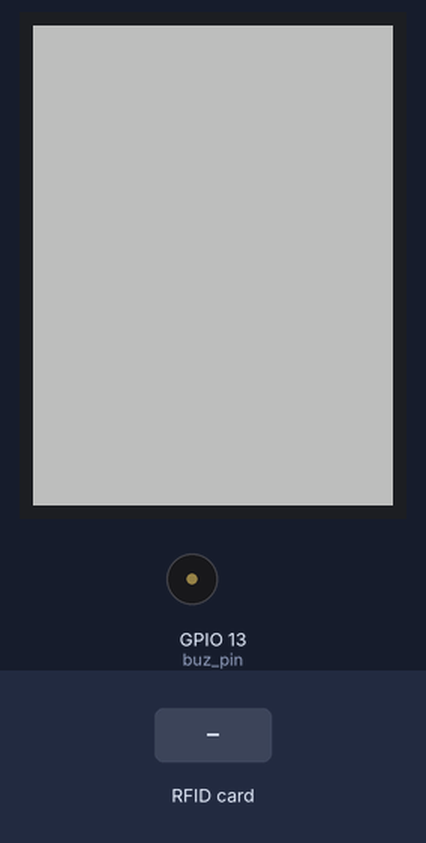
The sketch below on a simulated ESP32. Parts: 240×320 colour display, buzzer (waves = sounding). Inputs (shaded band) come from the test bench. WiFi joins after 1.5 s; servers stay silent unless stated; uploads are accepted with an empty reply; what the sketch prints to the serial monitor is not drawn.

Above: at 2.9 s.
3.0 s: RFID card 5E 7A 19 C4 held to the reader
At 3.27 s:
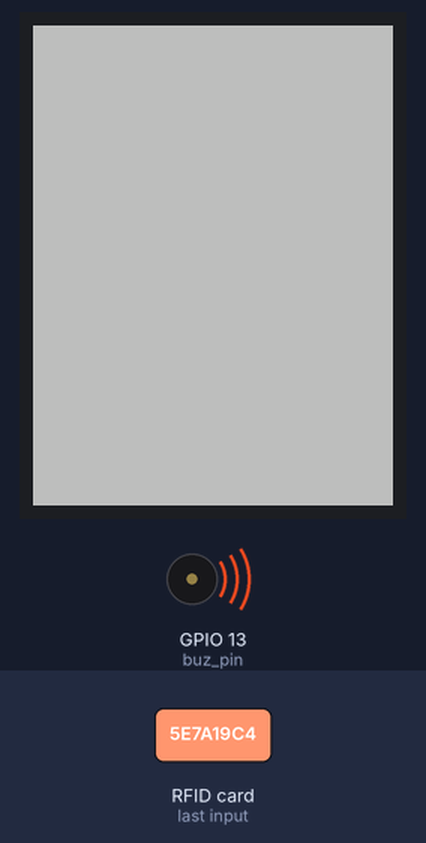
Timing chart, 0 to 7.2 s (numbered marks = the images above; inputs shaded):
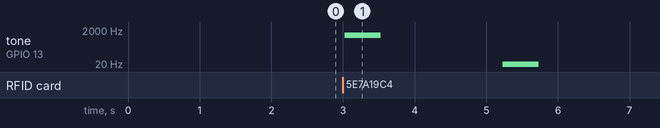

Measured:
- after the input at 3.0 s, tone on GPIO 13 (buz_pin): silent → 1000 Hz at once, → silent 0.50 s later, → 10 Hz 1.7 s later, → silent 0.50 s later

The sketch:

RFID_attendance.ino
```cpp
#include <SPI.h>
#include <TFT_eSPI.h>
#include <MFRC522.h>
#include <WiFi.h>
 #include <HTTPClient.h>


#define SS_PIN 21 //D21
#define RST_PIN 5 //D5
#define buz_pin 13 //D13

TFT_eSPI tft = TFT_eSPI();  // Invoke library, pins defined in User_Setup.h

#define TFT_GREY 0xBDF7

const char * ssid = "THINK AGAIN LAB";
const char * password = "Tal@12345";

MFRC522 mfrc522(SS_PIN, RST_PIN); // Instance of the class
MFRC522::MIFARE_Key key;


int blockNum = 2;

byte bufferLen = 18;
byte readBlockData[18];
String url;
const String data1 = "https://script.google.com/macros/s/AKfycbwfk4j3VtrmEeb0bzCAhcE3nl25UlEzJJWdMJC5OETu56gDtVPp9JXotp2HhtR-_BZ7mQ/exec?name=";
MFRC522::StatusCode status;


void setup()
{
  /* Initialize serial communications with the PC */
  pinMode(buz_pin,OUTPUT);
  tft.init();
  tft.setRotation(0);
  tft.fillScreen(TFT_GREY);
  tft.setTextColor(TFT_GREEN, TFT_GREY);

  Serial.begin(115200);
  /* Initialize SPI bus */
  SPI.begin();
  /* Initialize MFRC522 Module */
  mfrc522.PCD_Init();
  WiFi.mode(WIFI_STA);
  WiFi.begin(ssid, password);

Serial.println("Started");
Serial.print("Connecting");
  while (WiFi.status() != WL_CONNECTED) {
    delay(500);
    Serial.print(".");
  }

Serial.println("Ready to go");

  Serial.println("Scan the card");
}

void loop()
{
  /* Prepare the ksy for authentication */
  /* All keys are set to FFFFFFFFFFFFh at chip delivery from the factory */
  digitalWrite(buz_pin, LOW);
  for (byte i = 0; i < 6; i++)
  {
    key.keyByte[i] = 0xFF;
  }
  /* Look for new cards */
  /* Reset the loop if no new card is present on RC522 Reader */
  if ( ! mfrc522.PICC_IsNewCardPresent())
  {
    return;
  }

  /* Select one of the cards */
  if ( ! mfrc522.PICC_ReadCardSerial())
  {
    return;
  }
  Serial.print("\n");
  Serial.println("*Card Detected*");
  /* Print UID of the Card */
  Serial.print(F("Card UID:"));
  for (byte i = 0; i < mfrc522.uid.size; i++)
  {
    Serial.print(mfrc522.uid.uidByte[i] < 0x10 ? " 0" : " ");
    Serial.print(mfrc522.uid.uidByte[i], HEX);
  }
  Serial.print("\n");
  /* Print type of card (for example, MIFARE 1K) */
  Serial.print(F("PICC type: "));
  MFRC522::PICC_Type piccType = mfrc522.PICC_GetType(mfrc522.uid.sak);
  Serial.println(mfrc522.PICC_GetTypeName(piccType));

   /* Call 'WriteDataToBlock' function, which will write data to the block */
   Serial.print("\n");
   Serial.println("Writing to Data Block...");
   //WriteDataToBlock(blockNum, blockData);

   /* Read data from the same block */
   Serial.print("\n");
   Serial.println("Reading from Data Block...");
   ReadDataFromBlock(blockNum, readBlockData);


   /* Print the data read from block */
   Serial.print("\n");
   Serial.print("Data in Block:");
   Serial.print(blockNum);
        tone (buz_pin, 1000,500);
        delay(1000);
        noTone (buz_pin);
        delay(1000);

   Serial.print("\n");


   //HTTPClient http;
    url = data1 + String((char*)readBlockData);
    url.trim();
    Serial.println(url);
    HTTPClient http;

    http.begin(url); //Specify the URL
    int httpCode = http.GET();                                        //Make the request

    if (httpCode > 0) { //Check for the returning code

        String payload = http.getString();
        Serial.println(httpCode);
        Serial.println(payload);
        tone (buz_pin, 10,500);
        delay(1000);
        noTone (buz_pin);
        delay(1000);
      }

    else {
      Serial.println("Error on HTTP request");

    }

    http.end(); //Free the resources


  delay(1000);


}


////reading block data//////
void ReadDataFromBlock(int blockNum, byte readBlockData[])
{
  /* Authenticating the desired data block for Read access using Key A */
  status = mfrc522.PCD_Authenticate(MFRC522::PICC_CMD_MF_AUTH_KEY_A, blockNum, &key, &(mfrc522.uid));

  if (status != MFRC522::STATUS_OK)
  {
     Serial.print("Authentication failed for Read: ");
     Serial.println(mfrc522.GetStatusCodeName(status));
     return;
  }
  else
  {
    Serial.println("Authentication success");
  }

  /* Reading data from the Block */
  status = mfrc522.MIFARE_Read(blockNum, readBlockData, &bufferLen);
  if (status != MFRC522::STATUS_OK)
  {
    Serial.print("Reading failed: ");
    Serial.println(mfrc522.GetStatusCodeName(status));
    return;
  }
  else
  {
    Serial.println("Block was read successfully");
  }
}
```
